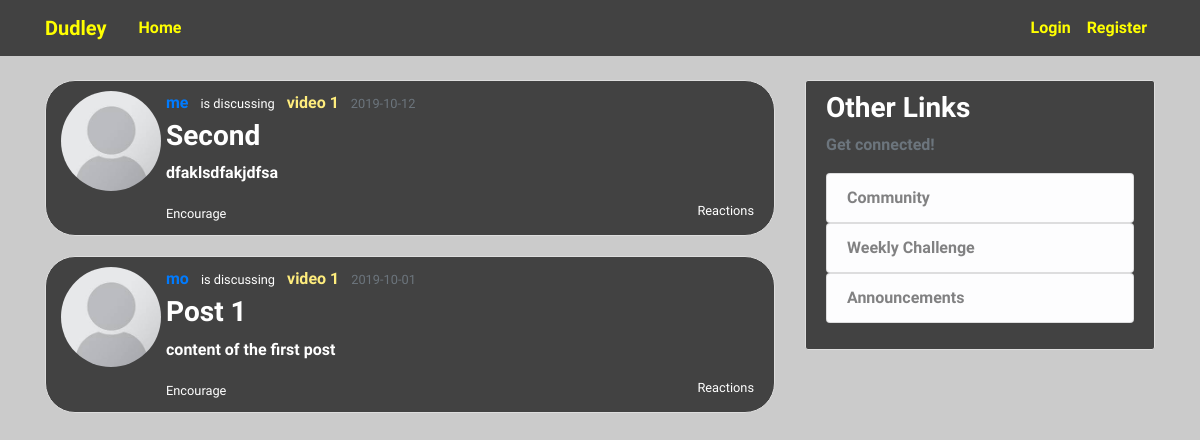
Before: /community with the older database file.
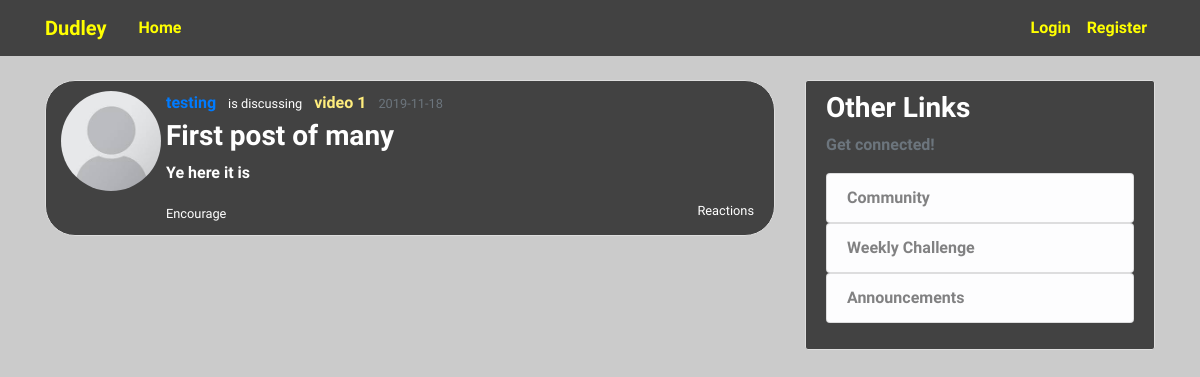
After: the same page with the newer database file.
### files/models.py (models this page shows, shortened)
class Post(db.Model):
    id = db.Column(db.Integer, primary_key=True)
    title = db.Column(db.String(100), nullable=False)
    date_posted = db.Column(db.DateTime, nullable=False, default=datetime.utcnow)
    content = db.Column(db.Text, nullable=False)
    user_id = db.Column(db.Integer, db.ForeignKey('user.id'), nullable=False)

class User(db.Model, UserMixin):
    id = db.Column(db.Integer, primary_key=True)
    username = db.Column(db.String(20), unique=True, nullable=False)
    email = db.Column(db.String(120), nullable=True, unique=True)
    image_file = db.Column(db.String(20), nullable=False, default='default.jpg')
    password = db.Column(db.String(60), nullable=False)
    posts = db.relationship('Post', backref='author', lazy=True)
    roles = db.relationship(
        'Role',
        secondary=roles_users,
        backref=db.backref('users', lazy='dynamic')
    )

### files/main/routes.py (the view)
@main.route('/community')
def community():
	posts = Post.query.order_by(Post.date_posted.desc())
	return render_template('community.html', posts=posts)

### files/templates/community.html
{% extends "layout.html" %}
{% block content %}
    {% for post in posts %}
        <article class="media content-section round">
          <img class="rounded-circle article-img" src="{{ url_for('static', filename='profile_pics/' + post.author.image_file) }}">
          <div class="media-body">
              <div class="article-metadata">
                <a class="mr-2" href="{{ url_for('users.user_posts', username=post.author.username)}}">{{ post.author.username }}</a>
               <small class="mr-2 minor-text">is discussing</small>
               <a class="mr-2 userlinktag href=#">video 1</a>
               <small class="text-muted">{{ post.date_posted.strftime('%Y-%m-%d') }}</small>
              </div>
            <h2><a class="article-title" href="{{ url_for('posts.post', post_id=post.id) }}">{{ post.title }}</a></h2>
            <p class="article-content">{{ post.content }}</p>
            <small class="encouragebutton">Encourage</small>
            <small class="viewcomments">Reactions</small>
          </div>
        </article>
    {% endfor %}
{% endblock content %}

### files/templates/layout.html (shortened to what this page needs)
<!DOCTYPE html>
<html>
<head>
    <link href="../static/landingpage.css" type="text/css" rel="stylesheet">
    <link rel="stylesheet" href="https://stackpath.bootstrapcdn.com/bootstrap/4.3.1/css/bootstrap.min.css">
	<link rel="stylesheet" type="text/css" href="{{ url_for('static', filename='main.css') }}">
</head>
<body>
<header class="site-header">
      <nav class="navbar navbar-expand-md navbar-dark bg-steel fixed-top">
        <div class="container">
          <a class="dudley-tag navbar-brand mr-4" href="/">Dudley</a>
          <div class="collapse navbar-collapse" id="navbarToggle">
            <div class="navbar-nav mr-auto">
              <a class="nav-item nav-link" href="{{ url_for('main.home') }}">Home</a>
            </div>
            <div class="navbar-nav">
              {% if current_user.is_authenticated %}
                <a class="nav-item nav-link" href="{{ url_for('users.account') }}">Account</a>
                <a class="nav-item nav-link" href="{{ url_for('users.logout') }}">Logout</a>
              {% else %}
                <a class="nav-item nav-link" href="{{ url_for('users.login') }}">Login</a>
                <a class="nav-item nav-link" href="{{ url_for('users.register') }}">Register</a>
              {% endif %}
            </div>
          </div>
        </div>
      </nav>
    </header>
    <main role="main" class="container">
      <div class="row">
        <div class="col-md-8">
 {% block content %}{% endblock %}
	</div>
        <div class="col-md-4">
          <div class="content-section">
            <h3>Other Links</h3>
            <p class='text-muted'>Get connected!
              <ul class="list-group">
                <a href="{{ url_for('main.community') }}"><li class="list-group-item list-group-item-light side-tab">Community</li></a>
                <a href="{{ url_for('main.challenge') }}"><li class="list-group-item list-group-item-light side-tab">Weekly Challenge</li></a>
                <a href="{{ url_for('main.announcements') }}"><li class="list-group-item list-group-item-light side-tab">Announcements</li></a>
              </ul>
            </p>
          </div>
        </div>
    </div>
    </main>
</body>
</html>

### files/static/landingpage.css (style rules this page uses)
html, body { font-size: 16px; height: 100%; margin: 0; }

### files/static/main.css (style rules this page uses)
body { background: #cbcbcb; color: white; margin-top: 5rem; font-family: 'Exo 2', sans-serif; font-weight: 600; }
h1, h2, h3, h4, h5, h6 { font-family: 'Exo 2', sans-serif; font-weight: 600; color: white; }
.content-section { background: #424242; padding: 10px 20px; border: 1px solid #dddddd; border-radius: 3px; margin-bottom: 20px; }
.bg-steel { background-color: #424242; }
.site-header .navbar-nav .nav-link { color: yellow; }
.dudley-tag { color: yellow!important; }
.article-title { font-size: 28px; color: white; }
.article-content { font-size: 16px; }
.article-img { height: 100px; width: 100px!important; transform: translateX(-5px); }
.userlinktag { color: #ffed7d!important; }
.encouragebutton { display: inline-block!important; }
.viewcomments { display: inline-block; float: right; }
.round { border-radius: 30px!important; }

Changed rows visible on the page:
removed Post: image_file (placeholder picture), author.username "me", date_posted "2019-10-12", title "Second", content "dfaklsdfakjdfsa"
removed Post: image_file (placeholder picture), author.username "mo", date_posted "2019-10-01", title "Post 1", content "content of the first post"
added Post: image_file (placeholder picture), author.username "testing", date_posted "2019-11-18", title "First post of many", content "Ye here it is"
